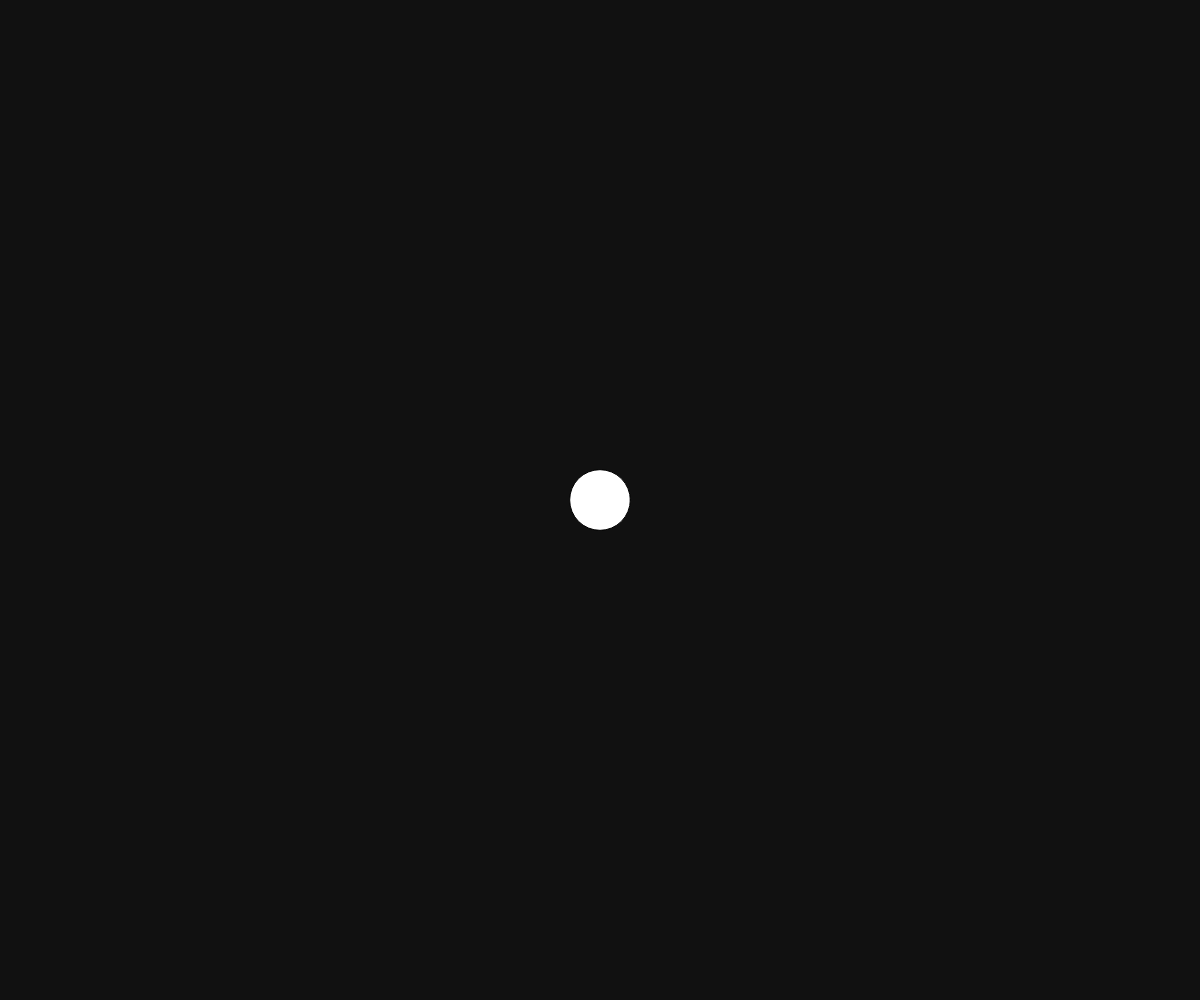
Frame 1 (no input)
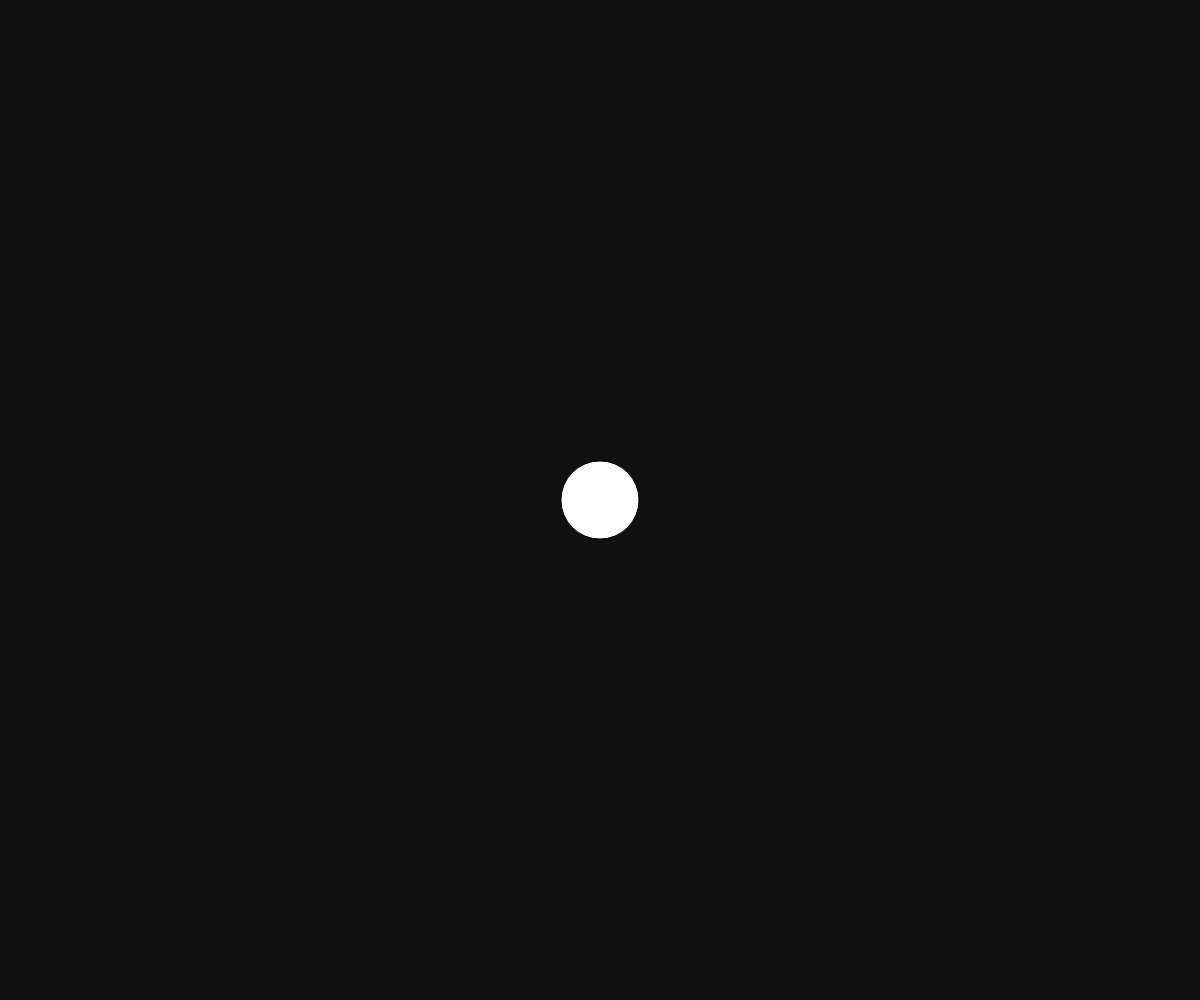
Frame 60 (no input)
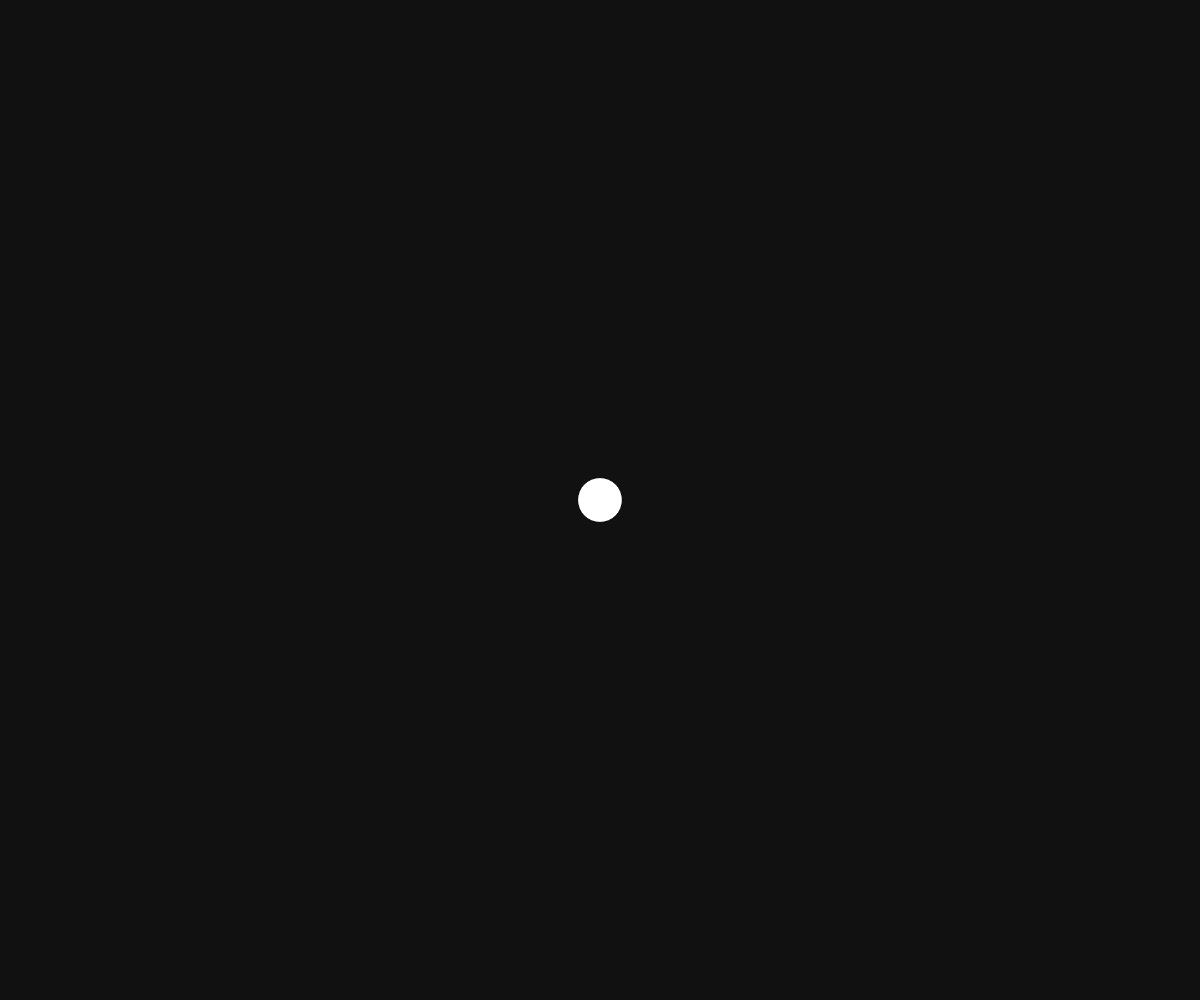
Frame 120 (the mouse pressed at the canvas centre since frame 60)

The p5.js sketch that drew these frames (run headless with seeded random() and noise() and a simulated clock; from frame 60 on, the mouse is pressed at the canvas centre):

// p5.js sketch
// ── sketch.js
function setup() { createCanvas(windowWidth, windowHeight); }
function draw() { background(17); ellipse(width / 2, height / 2, 60 + sin(frameCount / 30) * 20); }
